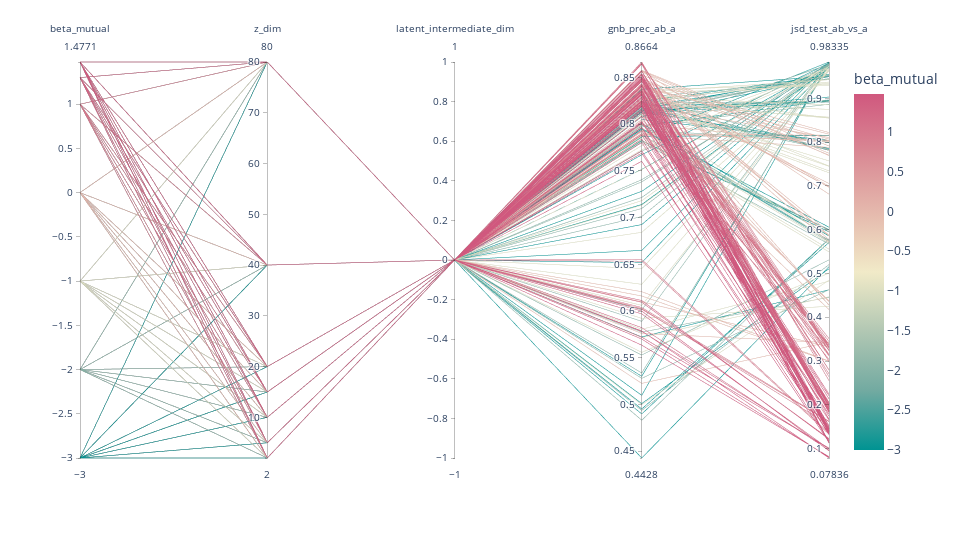

Here is the notebook cell this chart was saved with:
### Code cell
fig = px.parallel_coordinates(df_plt, color="beta_mutual",
                              dimensions=["beta_mutual", 'z_dim', 'latent_intermediate_dim', 'gnb_prec_ab_a', 'jsd_test_ab_vs_a'],
                              color_continuous_scale=px.colors.diverging.Tealrose,
                              width=1920/2, height=1080/2)
fig.show()

### Figure 1 — Plotly figure (JSON) as saved in the notebook; plotly's stock layout.template omitted (floating-point values rounded to 4 significant figures; data arrays with more than 128 entries replaced by an {"elided": "..."} marker saying what was removed)
{"data": [{"dimensions": [{"label": "beta_mutual", "values": {"elided": "245 float values"}}, {"label": "z_dim", "values": {"elided": "245 int values"}}, {"label": "latent_intermediate_dim", "values": {"elided": "245 int values"}}, {"label": "gnb_prec_ab_a", "values": {"elided": "245 float values"}}, {"label": "jsd_test_ab_vs_a", "values": {"elided": "245 float values"}}], "domain": {"y": [0.0, 1.0], "x": [0.0, 1.0]}, "type": "parcoords", "name": "", "line": {"coloraxis": "coloraxis", "color": {"elided": "245 float values"}}}], "layout": {"height": 540.0, "width": 960.0, "coloraxis": {"colorscale": [[0.0, "rgb(0, 147, 146)"], [0.1667, "rgb(114, 170, 161)"], [0.3333, "rgb(177, 199, 179)"], [0.5, "rgb(241, 234, 200)"], [0.6667, "rgb(229, 185, 173)"], [0.8333, "rgb(217, 137, 148)"], [1.0, "rgb(208, 88, 126)"]], "colorbar": {"title": {"text": "beta_mutual"}}}, "legend": {"tracegroupgap": 0}, "margin": {"t": 60}}}
